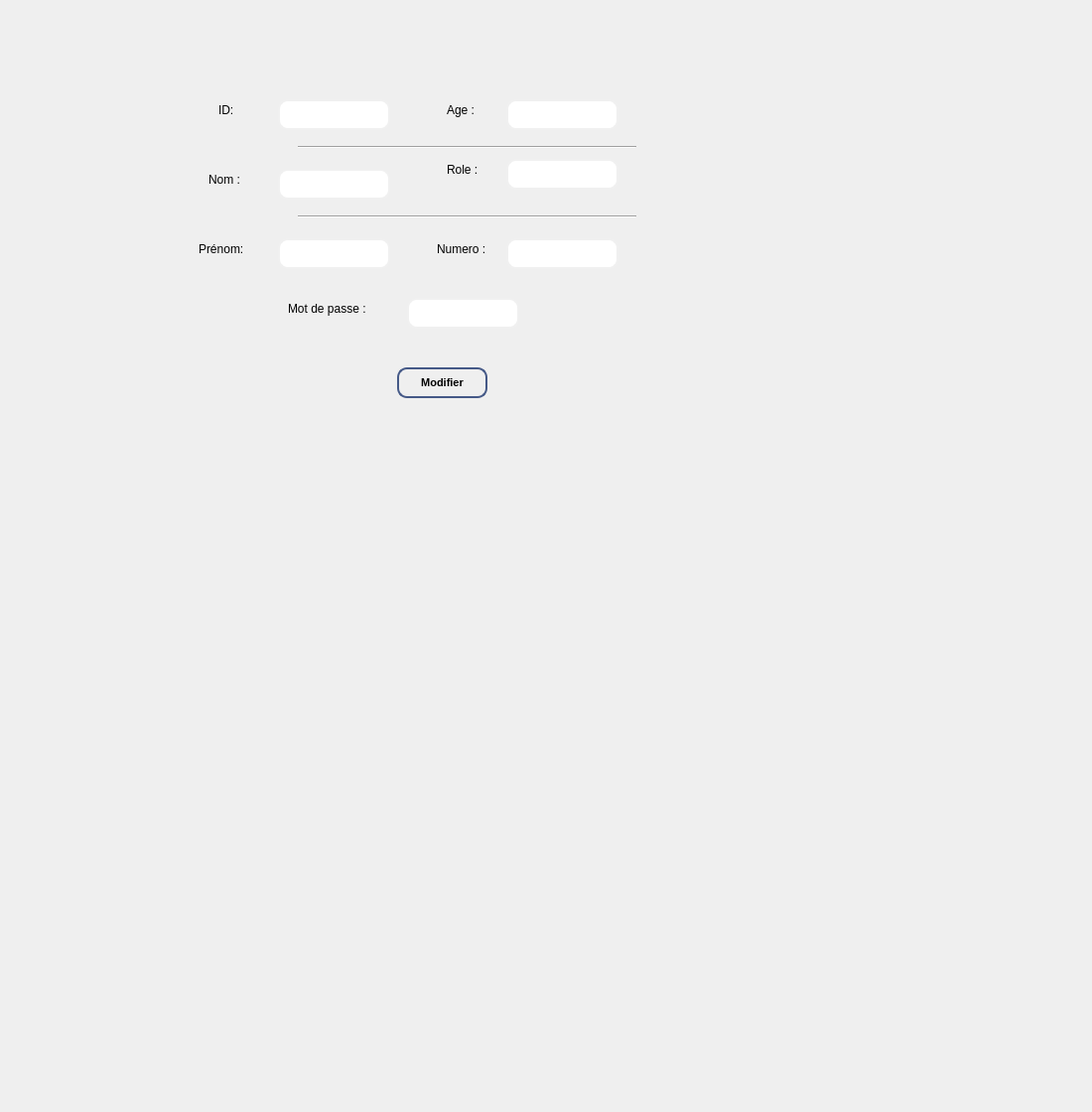
      <widget class="QWidget" name="tab_126">
       <attribute name="title">
        <string>Modifier un employé</string>
       </attribute>
       <widget class="QLabel" name="label_PosteModification_4">
        <property name="geometry">
         <rect>
          <x>220</x>
          <y>100</y>
          <width>71</width>
          <height>21</height>
         </rect>
        </property>
        <property name="styleSheet">
         <string notr="true">font: 87 8pt &quot;Segoe UI Black&quot;;</string>
        </property>
        <property name="text">
         <string>ID:</string>
        </property>
       </widget>
       <widget class="QLabel" name="label_159">
        <property name="geometry">
         <rect>
          <x>210</x>
          <y>170</y>
          <width>71</width>
          <height>21</height>
         </rect>
        </property>
        <property name="styleSheet">
         <string notr="true">font: 87 8pt &quot;Segoe UI Black&quot;;</string>
        </property>
        <property name="text">
         <string>Nom :</string>
        </property>
       </widget>
       <widget class="Line" name="line_8">
        <property name="geometry">
         <rect>
          <x>300</x>
          <y>140</y>
          <width>341</width>
          <height>16</height>
         </rect>
        </property>
        <property name="orientation">
         <enum>Qt::Horizontal</enum>
        </property>
       </widget>
       <widget class="QLabel" name="label_247">
        <property name="geometry">
         <rect>
          <x>-70</x>
          <y>-80</y>
          <width>1091</width>
          <height>1111</height>
         </rect>
        </property>
        <property name="text">
         <string/>
        </property>
        <property name="pixmap">
         <pixmap>:/Downloads/Untitled design.jpg</pixmap>
        </property>
       </widget>
       <widget class="QLineEdit" name="edit_ID">
        <property name="geometry">
         <rect>
          <x>280</x>
          <y>100</y>
          <width>113</width>
          <height>31</height>
         </rect>
        </property>
        <property name="styleSheet">
         <string notr="true">QLineEdit {
  background-color: qlineargradient(x1: 0, y1: 0, x2: 0, y2: 1,
                                      stop: 0 #455987, stop: 1 #4d8fac);
  border: 2px solid #f0f0f0;
  border-radius: 10px;
  color: #ffffff;
  padding: 8px 16px;
  transition: all 0.3s ease-in-out;
}

QLineEdit:hover {
  background-color: qlineargradient(x1: 0, y1: 0, x2: 0, y2: 1,
                                      stop: 0 #4d8fac, stop: 1 #455987);
  border-color: #ffffff;
}

QLineEdit:focus {
  background-color: qlineargradient(x1: 0, y1: 0, x2: 0, y2: 1,
                                      stop: 0 #4d8fac, stop: 1 #455987);
  border-color: #ffffff;
  box-shadow: 0 0 10px #4d8fac;
}
</string>
        </property>
        <property name="text">
         <string/>
        </property>
       </widget>
       <widget class="QLineEdit" name="edit_nom">
        <property name="geometry">
         <rect>
          <x>280</x>
          <y>170</y>
          <width>113</width>
          <height>31</height>
         </rect>
        </property>
        <property name="styleSheet">
         <string notr="true">QLineEdit {
  background-color: qlineargradient(x1: 0, y1: 0, x2: 0, y2: 1,
                                      stop: 0 #455987, stop: 1 #4d8fac);
  border: 2px solid #f0f0f0;
  border-radius: 10px;
  color: #ffffff;
  padding: 8px 16px;
  transition: all 0.3s ease-in-out;
}

QLineEdit:hover {
  background-color: qlineargradient(x1: 0, y1: 0, x2: 0, y2: 1,
                                      stop: 0 #4d8fac, stop: 1 #455987);
  border-color: #ffffff;
}

QLineEdit:focus {
  background-color: qlineargradient(x1: 0, y1: 0, x2: 0, y2: 1,
                                      stop: 0 #4d8fac, stop: 1 #455987);
  border-color: #ffffff;
  box-shadow: 0 0 10px #4d8fac;
}
</string>
        </property>
        <property name="text">
         <string/>
        </property>
       </widget>
       <widget class="QLineEdit" name="edit_prenom">
        <property name="geometry">
         <rect>
          <x>280</x>
          <y>240</y>
          <width>113</width>
          <height>31</height>
         </rect>
        </property>
        <property name="styleSheet">
         <string notr="true">QLineEdit {
  background-color: qlineargradient(x1: 0, y1: 0, x2: 0, y2: 1,
                                      stop: 0 #455987, stop: 1 #4d8fac);
  border: 2px solid #f0f0f0;
  border-radius: 10px;
  color: #ffffff;
  padding: 8px 16px;
  transition: all 0.3s ease-in-out;
}

QLineEdit:hover {
  background-color: qlineargradient(x1: 0, y1: 0, x2: 0, y2: 1,
                                      stop: 0 #4d8fac, stop: 1 #455987);
  border-color: #ffffff;
}

QLineEdit:focus {
  background-color: qlineargradient(x1: 0, y1: 0, x2: 0, y2: 1,
                                      stop: 0 #4d8fac, stop: 1 #455987);
  border-color: #ffffff;
  box-shadow: 0 0 10px #4d8fac;
}
</string>
        </property>
        <property name="text">
         <string/>
        </property>
       </widget>
       <widget class="QLineEdit" name="edit_mdp">
        <property name="geometry">
         <rect>
          <x>410</x>
          <y>300</y>
          <width>113</width>
          <height>31</height>
         </rect>
        </property>
        <property name="styleSheet">
         <string notr="true">QLineEdit {
  background-color: qlineargradient(x1: 0, y1: 0, x2: 0, y2: 1,
                                      stop: 0 #455987, stop: 1 #4d8fac);
  border: 2px solid #f0f0f0;
  border-radius: 10px;
  color: #ffffff;
  padding: 8px 16px;
  transition: all 0.3s ease-in-out;
}

QLineEdit:hover {
  background-color: qlineargradient(x1: 0, y1: 0, x2: 0, y2: 1,
                                      stop: 0 #4d8fac, stop: 1 #455987);
  border-color: #ffffff;
}

QLineEdit:focus {
  background-color: qlineargradient(x1: 0, y1: 0, x2: 0, y2: 1,
                                      stop: 0 #4d8fac, stop: 1 #455987);
  border-color: #ffffff;
  box-shadow: 0 0 10px #4d8fac;
}
</string>
        </property>
        <property name="text">
         <string/>
        </property>
       </widget>
       <widget class="QLineEdit" name="edit_num">
        <property name="geometry">
         <rect>
          <x>510</x>
          <y>240</y>
          <width>113</width>
          <height>31</height>
         </rect>
        </property>
        <property name="styleSheet">
         <string notr="true">QLineEdit {
  background-color: qlineargradient(x1: 0, y1: 0, x2: 0, y2: 1,
                                      stop: 0 #455987, stop: 1 #4d8fac);
  border: 2px solid #f0f0f0;
  border-radius: 10px;
  color: #ffffff;
  padding: 8px 16px;
  transition: all 0.3s ease-in-out;
}

QLineEdit:hover {
  background-color: qlineargradient(x1: 0, y1: 0, x2: 0, y2: 1,
                                      stop: 0 #4d8fac, stop: 1 #455987);
  border-color: #ffffff;
}

QLineEdit:focus {
  background-color: qlineargradient(x1: 0, y1: 0, x2: 0, y2: 1,
                                      stop: 0 #4d8fac, stop: 1 #455987);
  border-color: #ffffff;
  box-shadow: 0 0 10px #4d8fac;
}
</string>
        </property>
        <property name="text">
         <string/>
        </property>
       </widget>
       <widget class="QLineEdit" name="edit_role">
        <property name="geometry">
         <rect>
          <x>510</x>
          <y>160</y>
          <width>113</width>
          <height>31</height>
         </rect>
        </property>
        <property name="styleSheet">
         <string notr="true">QLineEdit {
  background-color: qlineargradient(x1: 0, y1: 0, x2: 0, y2: 1,
                                      stop: 0 #455987, stop: 1 #4d8fac);
  border: 2px solid #f0f0f0;
  border-radius: 10px;
  color: #ffffff;
  padding: 8px 16px;
  transition: all 0.3s ease-in-out;
}

QLineEdit:hover {
  background-color: qlineargradient(x1: 0, y1: 0, x2: 0, y2: 1,
                                      stop: 0 #4d8fac, stop: 1 #455987);
  border-color: #ffffff;
}

QLineEdit:focus {
  background-color: qlineargradient(x1: 0, y1: 0, x2: 0, y2: 1,
                                      stop: 0 #4d8fac, stop: 1 #455987);
  border-color: #ffffff;
  box-shadow: 0 0 10px #4d8fac;
}
</string>
        </property>
        <property name="text">
         <string/>
        </property>
       </widget>
       <widget class="QLineEdit" name="edit_age">
        <property name="geometry">
         <rect>
          <x>510</x>
          <y>100</y>
          <width>113</width>
          <height>31</height>
         </rect>
        </property>
        <property name="styleSheet">
         <string notr="true">QLineEdit {
  background-color: qlineargradient(x1: 0, y1: 0, x2: 0, y2: 1,
                                      stop: 0 #455987, stop: 1 #4d8fac);
  border: 2px solid #f0f0f0;
  border-radius: 10px;
  color: #ffffff;
  padding: 8px 16px;
  transition: all 0.3s ease-in-out;
}

QLineEdit:hover {
  background-color: qlineargradient(x1: 0, y1: 0, x2: 0, y2: 1,
                                      stop: 0 #4d8fac, stop: 1 #455987);
  border-color: #ffffff;
}

QLineEdit:focus {
  background-color: qlineargradient(x1: 0, y1: 0, x2: 0, y2: 1,
                                      stop: 0 #4d8fac, stop: 1 #455987);
  border-color: #ffffff;
  box-shadow: 0 0 10px #4d8fac;
}
</string>
        </property>
        <property name="text">
         <string/>
        </property>
       </widget>
       <widget class="QLabel" name="label_PosteModification_5">
        <property name="geometry">
         <rect>
          <x>200</x>
          <y>240</y>
          <width>71</width>
          <height>21</height>
         </rect>
        </property>
        <property name="styleSheet">
         <string notr="true">font: 87 8pt &quot;Segoe UI Black&quot;;</string>
        </property>
        <property name="text">
         <string>Prénom:</string>
        </property>
       </widget>
       <widget class="QLabel" name="label_PosteModification_6">
        <property name="geometry">
         <rect>
          <x>450</x>
          <y>100</y>
          <width>51</width>
          <height>21</height>
         </rect>
        </property>
        <property name="styleSheet">
         <string notr="true">font: 87 8pt &quot;Segoe UI Black&quot;;</string>
        </property>
        <property name="text">
         <string>Age :</string>
        </property>
       </widget>
       <widget class="QLabel" name="label_PosteModification_7">
        <property name="geometry">
         <rect>
          <x>450</x>
          <y>160</y>
          <width>61</width>
          <height>21</height>
         </rect>
        </property>
        <property name="styleSheet">
         <string notr="true">font: 87 8pt &quot;Segoe UI Black&quot;;</string>
        </property>
        <property name="text">
         <string>Role :</string>
        </property>
       </widget>
       <widget class="QLabel" name="label_PosteModification_8">
        <property name="geometry">
         <rect>
          <x>440</x>
          <y>240</y>
          <width>61</width>
          <height>21</height>
         </rect>
        </property>
        <property name="styleSheet">
         <string notr="true">font: 87 8pt &quot;Segoe UI Black&quot;;</string>
        </property>
        <property name="text">
         <string>Numero :</string>
        </property>
       </widget>
       <widget class="QLabel" name="label_PosteModification_9">
        <property name="geometry">
         <rect>
          <x>290</x>
          <y>300</y>
          <width>101</width>
          <height>21</height>
         </rect>
        </property>
        <property name="styleSheet">
         <string notr="true">font: 87 8pt &quot;Segoe UI Black&quot;;</string>
        </property>
        <property name="text">
         <string>Mot de passe :</string>
        </property>
       </widget>
       <widget class="QPushButton" name="pb_modifier_e">
        <property name="geometry">
         <rect>
          <x>400</x>
          <y>370</y>
          <width>91</width>
          <height>31</height>
         </rect>
        </property>
        <property name="styleSheet">
         <string notr="true">QPushButton {
    background: qlineargradient(x1: 0, y1: 0, x2: 0, y2: 1,
                                stop: 0 #F5DEB3, stop: 0.5 #D2B48C, stop: 1.0 #F5DEB3);
    border: 2px solid #455987;
    border-radius: 10px;
    padding: 5px 10px;
    font-size: 11px; 
    font-weight: bold;
    color: #000000;
    text-shadow: 1px 1px #FFFFFF;
    box-shadow: 1px 1px 3px rgba(0, 0, 0, 0.25);
}

QPushButton:hover {
    background: qlineargradient(x1: 0, y1: 0, x2: 0, y2: 1,
                                stop: 0 #D2B48C, stop: 0.5 #F5DEB3, stop: 1.0 #F5DEB3);
    border: 2px solid #455987;
    text-shadow: 1px 1px #FFFFFF;
}
</string>
        </property>
        <property name="text">
         <string>Modifier</string>
        </property>
       </widget>
       <widget class="Line" name="line_9">
        <property name="geometry">
         <rect>
          <x>300</x>
          <y>210</y>
          <width>341</width>
          <height>16</height>
         </rect>
        </property>
        <property name="orientation">
         <enum>Qt::Horizontal</enum>
        </property>
       </widget>
       <zorder>label_247</zorder>
       <zorder>label_PosteModification_4</zorder>
       <zorder>label_159</zorder>
       <zorder>line_8</zorder>
       <zorder>edit_ID</zorder>
       <zorder>edit_nom</zorder>
       <zorder>edit_prenom</zorder>
       <zorder>edit_mdp</zorder>
       <zorder>edit_num</zorder>
       <zorder>edit_role</zorder>
       <zorder>edit_age</zorder>
       <zorder>label_PosteModification_5</zorder>
       <zorder>label_PosteModification_6</zorder>
       <zorder>label_PosteModification_7</zorder>
       <zorder>label_PosteModification_8</zorder>
       <zorder>label_PosteModification_9</zorder>
       <zorder>pb_modifier_e</zorder>
       <zorder>line_9</zorder>
      </widget>
